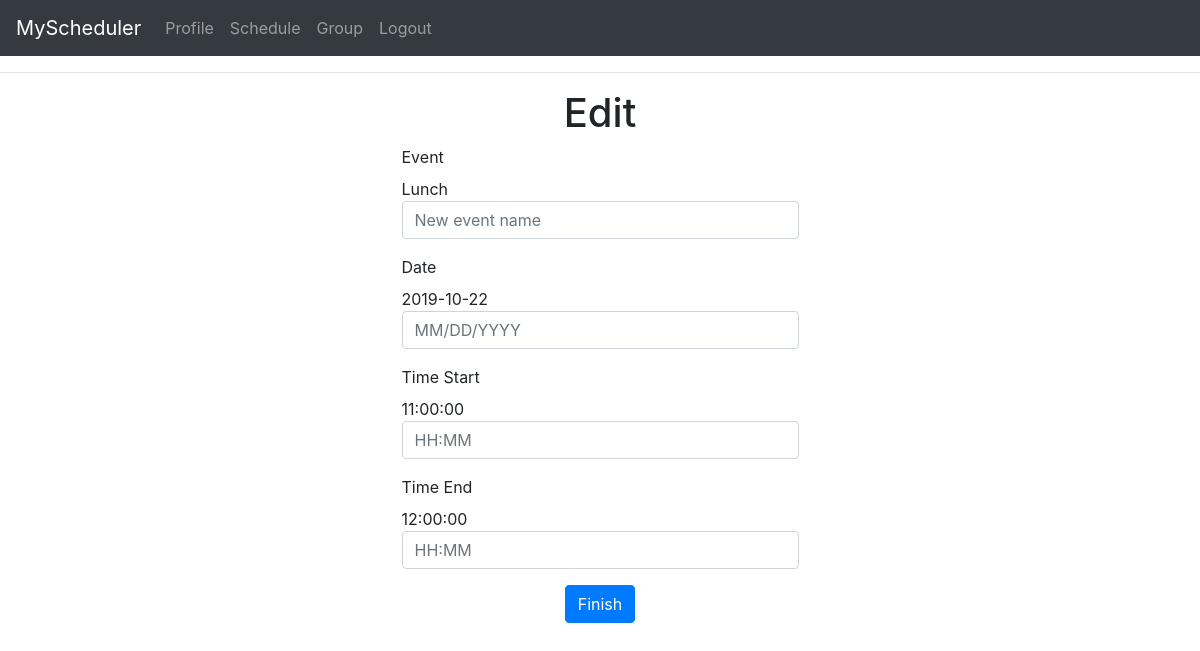
/edit/2 (signed in), run on the app's committed database.
### app/models.py (models this page shows, shortened)
class Event(db.Model):
    id = db.Column(db.Integer, primary_key=True)
    event_name = db.Column(db.String(128))
    event_date = db.Column(db.DateTime)
    event_timeEnd = db.Column(db.DateTime)
    event_timeStart=db.Column(db.DateTime)
    user_id = db.Column(db.Integer, db.ForeignKey('user.id'))

### app/routes.py (the view, shortened to what this page needs)
@app.route('/edit/<e>', methods=['GET', 'POST'])
@login_required
def edit(e):
    Event_to_edit=  Event.query.get_or_404(e)
    form = CreateForm()
    return render_template('edit.html', title='Edit', form=form,  Event_to_edit= Event_to_edit)

### app/form.py
class CreateForm(FlaskForm):
    event_name = StringField('Event', validators=[DataRequired()])
    event_date = DateTimeField('Date', format='%m/%d/%Y', validators=[DataRequired("Format 12/01/2019")])
    event_timeStart = DateTimeField('Time Start', format='%H:%M:%S')
    event_timeEnd =DateTimeField('Time End',  format='%H:%M:%S')
    event_submit = SubmitField('Finish')

### app/models.py (called while the page is built)
@login.user_loader
def load_user(id):
    return User.query.get(int(id))

### app/templates/edit.html (shortened to what this page needs)
{% extends "base.html" %}
{% block content %}
	<div class="row d-flex justify-content-center">
		<h1>Edit</h1>
	</div>
	<form action="" method="post">
		<div class="row d-flex justify-content-center">
			<p>
				{{ form.event_name.label }}<br>
				{{ Event_to_edit.event_name}}<br>
				{{ form.event_name(size=32, class_="form-control", placeholder="New event name") }}
			</p>
		</div>
		<div class="row d-flex justify-content-center">
			<p>
				{{ form.event_date.label }}<br>
				{{ Event_to_edit.event_date.date()}} <br>
				{{ form.event_date(size=32, class_="form-control", placeholder="MM/DD/YYYY") }}
			</p>
		</div>
		<div class="row d-flex justify-content-center">
			<p>
				{{ form.event_timeStart.label }}<br>
				{{ Event_to_edit.event_timeStart.time()}} <br>
				{{ form.event_timeStart(size=32, class_="form-control", placeholder="HH:MM") }}
			</p>
		</div>
		<div class="row d-flex justify-content-center">
			<p>
				{{ form.event_timeEnd.label }}<br>
				{{ Event_to_edit.event_timeEnd.time()}} <br>
				{{ form.event_timeEnd(size=32, class_="form-control", placeholder="HH:MM") }}
			</p>
		</div>
		<div class="row d-flex justify-content-center">
			<p>{{ form.event_submit(class="btn btn-primary") }}</p>
		</div>
    </form>
{% endblock %}:w

### data on the page
Event: event_name "Lunch", event_date "2019-10-22", event_timeStart.time "11:00:00", event_timeEnd.time "12:00:00"
